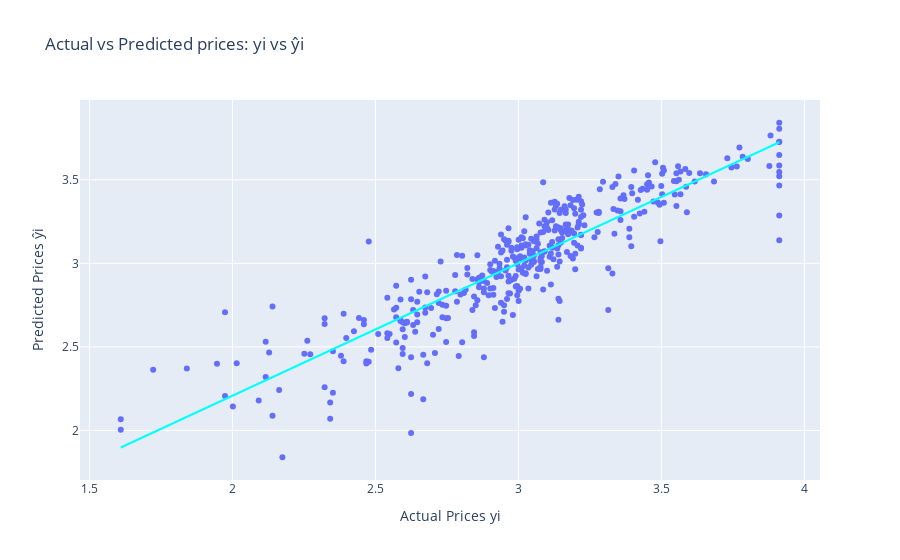

Notebook source saved alongside this figure:
### Code cell
px.scatter(data_frame=y_train_log_df, x="PRICE", y="PRICE_EST", title="Actual vs Predicted prices: yi vs ŷi", trendline="ols", trendline_color_override="cyan", labels={"PRICE": "Actual Prices yi", "PRICE_EST": "Predicted Prices ŷi"})

### Figure 1 — Plotly figure (JSON) as saved in the notebook; plotly's stock layout.template omitted (floating-point values rounded to 4 significant figures; data arrays with more than 128 entries replaced by an {"elided": "..."} marker saying what was removed)
{"data": [{"hovertemplate": "Actual Prices yi=%{x}<br>Predicted Prices ŷi=%{y}<extra></extra>", "legendgroup": "", "marker": {"color": "#636efa", "symbol": "circle"}, "mode": "markers", "name": "", "orientation": "v", "showlegend": false, "x": {"elided": "404 float values"}, "xaxis": "x", "y": {"elided": "404 float values"}, "yaxis": "y", "type": "scatter"}, {"hovertemplate": "<b>OLS trendline</b><br>PRICE_EST = 0.793023 * PRICE + 0.622087<br>R<sup>2</sup>=0.793023<br><br>Actual Prices yi=%{x}<br>Predicted Prices ŷi=%{y} <b>(trend)</b><extra></extra>", "legendgroup": "", "line": {"color": "cyan"}, "marker": {"color": "#636efa", "symbol": "circle"}, "mode": "lines", "name": "", "showlegend": false, "x": {"elided": "404 float values"}, "xaxis": "x", "y": {"elided": "404 float values"}, "yaxis": "y", "type": "scatter"}], "layout": {"xaxis": {"anchor": "y", "domain": [0.0, 1.0], "title": {"text": "Actual Prices yi"}}, "yaxis": {"anchor": "x", "domain": [0.0, 1.0], "title": {"text": "Predicted Prices ŷi"}}, "legend": {"tracegroupgap": 0}, "title": {"text": "Actual vs Predicted prices: yi vs ŷi"}}}
